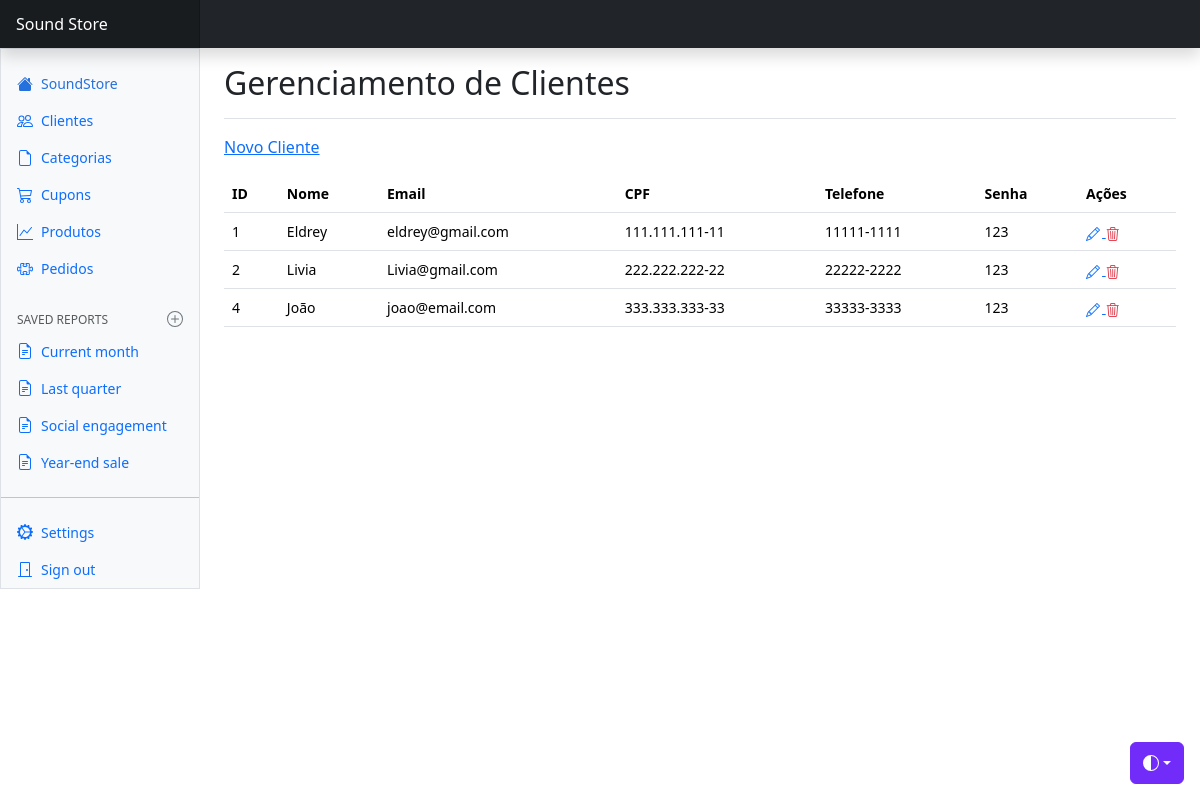
The page /views/cliente/index.php on the database its author committed.
### tables this page shows
CREATE TABLE `clientes` (
  `id_cliente` int(11) NOT NULL,
  `nome` varchar(100) DEFAULT NULL,
  `email` varchar(100) DEFAULT NULL,
  `cpf` varchar(14) DEFAULT NULL,
  `telefone` varchar(20) DEFAULT NULL,
  `senha` varchar(100) DEFAULT NULL
);

### config/BD.php (called while the page is built)
<?php
    class BD {
        public static function getConexao() {
            $conn = new PDO(
                "mysql:host=localhost;dbname=soundstore_bd",
                "root",
                ""
            );
            return $conn;
        }
    }

### model/dao/ClienteDAO.php (called while the page is built, shortened)
<?php
    class ClienteDAO {
        public function read() {
            try {
                $query = BD::getConexao()->prepare("SELECT * FROM clientes");
                if(!$query->execute()) {
                    print_r($query->errorInfo());
                }
                $listaClientes = array();
                foreach($query->fetchAll(PDO::FETCH_ASSOC) as $linha) {
                    $cliente = new Cliente();
                    $cliente->setId($linha['id_cliente']);
                    $cliente->setNome($linha['nome']);
                    $cliente->setEmail($linha['email']);
                    $cliente->setCpf($linha['cpf']);
                    $cliente->setTelefone($linha['telefone']);
                    $cliente->setSenha($linha['senha']);
                    array_push($listaClientes, $cliente);
                }
                return $listaClientes;
            }
            catch(PDOException $e) {
                echo "Erro #2: " . $e->getMessage();
            }
        }
    }

### model/bean/Cliente.php (called while the page is built)
<?php
    class Cliente {
        private $id;
        private $nome;
        private $email;
        private $cpf;
        private $telefone;
        private $senha;
        public function getId() {
            return $this->id;
        }
        public function setId($id) {
            $this->id = $id;
        }
        public function getNome() {
            return $this->nome;
        }
        public function setNome($nome) {
            $this->nome = $nome;
        }
        public function getEmail() {
            return $this->email;
        }
        public function setEmail($email) {
            $this->email = $email;
        }
        public function getCpf() {
            return $this->cpf;
        }
        public function setCpf($cpf) {
            $this->cpf = $cpf;
        }
        public function getTelefone() {
            return $this->telefone;
        }
        public function setTelefone($telefone) {
            $this->telefone = $telefone;
        }
        public function getSenha() {
            return $this->senha;
        }
        public function setSenha($senha) {
            $this->senha = $senha;
        }
    }

### views/cliente/index.php (the view, shortened to what this page needs)
<?php
    $dao = new ClienteDAO();
?>
<!doctype html>
<html lang="en" data-bs-theme="auto">
  <head>
    <link href="../../css/bootstrap.min.css" rel="stylesheet" />
    <link rel="stylesheet" href="https://cdn.jsdelivr.net/npm/bootstrap-icons@1.13.1/font/bootstrap-icons.min.css">
    <link href="../../css/dashboard.css" rel="stylesheet" />
  </head>
  <body>
    <div
      class="dropdown position-fixed bottom-0 end-0 mb-3 me-3 bd-mode-toggle"
    >
      <button
        class="btn btn-bd-primary py-2 dropdown-toggle d-flex align-items-center"
        id="bd-theme"
        type="button"
        aria-expanded="false"
        data-bs-toggle="dropdown"
        aria-label="Toggle theme (auto)"
      >
        <svg class="bi my-1 theme-icon-active" aria-hidden="true">
          <use href="#circle-half"></use>
        </svg>
      </button>
    </div>
    <header
      class="navbar sticky-top bg-dark flex-md-nowrap p-0 shadow"
      data-bs-theme="dark"
    >
      <a
        class="navbar-brand col-md-3 col-lg-2 me-0 px-3 fs-6 text-white"
        href="../home"
        >Sound Store</a
      >
    </header>
    <div class="container-fluid">
      <div class="row">
        <div
          class="sidebar border border-right col-md-3 col-lg-2 p-0 bg-body-tertiary"
        >
          <div
            class="offcanvas-md offcanvas-end bg-body-tertiary"
            tabindex="-1"
            id="sidebarMenu"
            aria-labelledby="sidebarMenuLabel"
          >
            <?php include "../menu/navbar.php" ?>
          </div>
        </div>
        <main class="col-md-9 ms-sm-auto col-lg-10 px-md-4">
          <div
            class="d-flex justify-content-between flex-wrap flex-md-nowrap align-items-center pt-3 pb-2 mb-3 border-bottom"
          >
            <h1 class="h2">Gerenciamento de Clientes</h1>
          </div>
          <p>
            <a href="create.php">Novo Cliente</a>
          </p>
          <div class="table-responsive small">
            <table class="table table-hover">
                <tr>
                    <th>ID</th>
                    <th>Nome</th>
                    <th>Email</th>
                    <th>CPF</th>
                    <th>Telefone</th>
                    <th>Senha</th>
                    <th>Ações</th>
                </tr>
                <?php foreach($dao->read() as $cliente) : ?>
                    <tr>
                        <td><?= $cliente->getId() ?></td>
                        <td><?= $cliente->getNome() ?></td>
                        <td><?= $cliente->getEmail() ?></td>
                        <td><?= $cliente->getCpf() ?></td>
                        <td><?= $cliente->getTelefone() ?></td>
                        <td><?= $cliente->getSenha() ?></td>
                        <td>
                          <a title="Editar" href="edit.php?id=<?= $cliente->getId() ?>">
                            <i class="bi bi-pencil"></i>
                          </a>
                          <a title="Excluir" class="link-danger" href="destroy.php?id=<?= $cliente->getId() ?>">
                            <i class="bi bi-trash3"></i>
                          </a>
                        </td>
                    </tr>
                <?php endforeach ?>
            </table>
          </div>
        </main>
      </div>
    </div>
  </body>
</html>

### css/dashboard.css (style rules this page uses)
.bi { display: inline-block; width: 1rem; height: 1rem; }
.navbar-brand { padding-top: .75rem; padding-bottom: .75rem; background-color: rgba(0, 0, 0, .25); box-shadow: inset -1px 0 0 rgba(0, 0, 0, .25); }

### views/cliente/index.php (style rules this page uses)
.bi { vertical-align: -0.125em; fill: currentColor; }
.btn-bd-primary { --bd-violet-bg: #712cf9; --bd-violet-rgb: 112.520718, 44.062154, 249.437846; --bs-btn-font-weight: 600; --bs-btn-color: var(--bs-white); --bs-btn-bg: var(--bd-violet-bg); --bs-btn-border-color: var(--bd-violet-bg); --bs-btn-hover-color: var(--bs-white); --bs-btn-hover-bg: #6528e0; --bs-btn-hover-border-color: #6528e0; --bs-btn-focus-shadow-rgb: var(--bd-violet-rgb); --bs-btn-active-color: var(--bs-btn-hover-color); --bs-btn-active-bg: #5a23c8; --bs-btn-active-border-color: #5a23c8; }
.bd-mode-toggle { z-index: 1500; }
.bd-mode-toggle .bi { width: 1em; height: 1em; }

### rows shown on the page
clientes: id_cliente "1", nome "Eldrey", email "eldrey@gmail.com", cpf "111.111.111-11", telefone "11111-1111", senha "123"
clientes: id_cliente "2", nome "Livia", email "Livia@gmail.com", cpf "222.222.222-22", telefone "22222-2222", senha "123"
clientes: id_cliente "4", nome "João", email "joao@email.com", cpf "333.333.333-33", telefone "33333-3333", senha "123"
